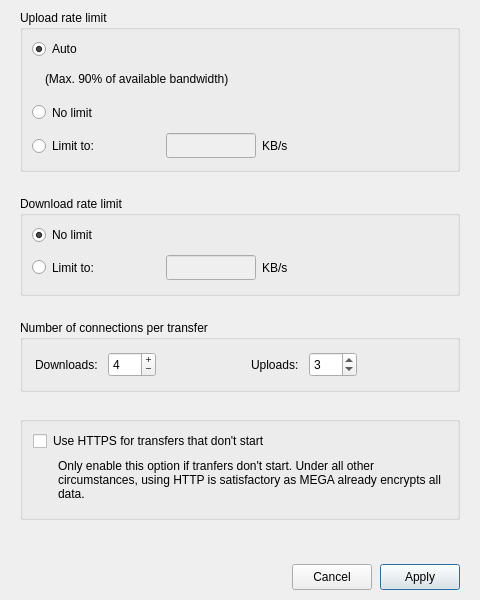
<?xml version="1.0" encoding="UTF-8"?>
<ui version="4.0">
 <class>BandwidthSettings</class>
 <widget class="QDialog" name="BandwidthSettings">
  <property name="windowModality">
   <enum>Qt::NonModal</enum>
  </property>
  <property name="geometry">
   <rect>
    <x>0</x>
    <y>0</y>
    <width>480</width>
    <height>600</height>
   </rect>
  </property>
  <property name="sizePolicy">
   <sizepolicy hsizetype="Preferred" vsizetype="Maximum">
    <horstretch>0</horstretch>
    <verstretch>0</verstretch>
   </sizepolicy>
  </property>
  <property name="minimumSize">
   <size>
    <width>480</width>
    <height>600</height>
   </size>
  </property>
  <property name="maximumSize">
   <size>
    <width>16777215</width>
    <height>16777215</height>
   </size>
  </property>
  <property name="windowTitle">
   <string>Bandwidth</string>
  </property>
  <property name="styleSheet">
   <string notr="true"/>
  </property>
  <layout class="QVBoxLayout" name="verticalLayout_5">
   <property name="spacing">
    <number>0</number>
   </property>
   <property name="leftMargin">
    <number>20</number>
   </property>
   <property name="topMargin">
    <number>10</number>
   </property>
   <property name="rightMargin">
    <number>20</number>
   </property>
   <property name="bottomMargin">
    <number>10</number>
   </property>
   <item>
    <layout class="QVBoxLayout" name="verticalLayout_4">
     <property name="spacing">
      <number>24</number>
     </property>
     <property name="leftMargin">
      <number>0</number>
     </property>
     <property name="topMargin">
      <number>0</number>
     </property>
     <property name="rightMargin">
      <number>0</number>
     </property>
     <property name="bottomMargin">
      <number>0</number>
     </property>
     <item>
      <widget class="QGroupBox" name="gBandwidth">
       <property name="minimumSize">
        <size>
         <width>0</width>
         <height>162</height>
        </size>
       </property>
       <property name="maximumSize">
        <size>
         <width>16777215</width>
         <height>16777215</height>
        </size>
       </property>
       <property name="layoutDirection">
        <enum>Qt::LeftToRight</enum>
       </property>
       <property name="title">
        <string>Upload rate limit</string>
       </property>
       <property name="type" stdset="0">
        <string notr="true">mega</string>
       </property>
       <layout class="QVBoxLayout" name="verticalLayout">
        <item>
         <layout class="QHBoxLayout" name="horizontalLayout_6">
          <item>
           <widget class="QRadioButton" name="rUploadAutoLimit">
            <property name="enabled">
             <bool>true</bool>
            </property>
            <property name="cursor">
             <cursorShape>PointingHandCursor</cursorShape>
            </property>
            <property name="styleSheet">
             <string notr="true"/>
            </property>
            <property name="text">
             <string>Auto</string>
            </property>
            <property name="checked">
             <bool>true</bool>
            </property>
           </widget>
          </item>
          <item>
           <spacer name="horizontalSpacer_10">
            <property name="orientation">
             <enum>Qt::Horizontal</enum>
            </property>
            <property name="sizeHint" stdset="0">
             <size>
              <width>40</width>
              <height>20</height>
             </size>
            </property>
           </spacer>
          </item>
         </layout>
        </item>
        <item>
         <layout class="QHBoxLayout" name="horizontalLayout">
          <item>
           <spacer name="horizontalSpacer">
            <property name="orientation">
             <enum>Qt::Horizontal</enum>
            </property>
            <property name="sizeType">
             <enum>QSizePolicy::Maximum</enum>
            </property>
            <property name="sizeHint" stdset="0">
             <size>
              <width>13</width>
              <height>14</height>
             </size>
            </property>
           </spacer>
          </item>
          <item>
           <widget class="QLabel" name="label">
            <property name="text">
             <string>(Max. 90% of available bandwidth)</string>
            </property>
           </widget>
          </item>
         </layout>
        </item>
        <item>
         <layout class="QHBoxLayout" name="horizontalLayout_7">
          <item>
           <widget class="QRadioButton" name="rUploadNoLimit">
            <property name="enabled">
             <bool>true</bool>
            </property>
            <property name="sizePolicy">
             <sizepolicy hsizetype="Minimum" vsizetype="Preferred">
              <horstretch>0</horstretch>
              <verstretch>0</verstretch>
             </sizepolicy>
            </property>
            <property name="maximumSize">
             <size>
              <width>16777215</width>
              <height>16777215</height>
             </size>
            </property>
            <property name="cursor">
             <cursorShape>PointingHandCursor</cursorShape>
            </property>
            <property name="text">
             <string>No limit</string>
            </property>
            <property name="checked">
             <bool>false</bool>
            </property>
           </widget>
          </item>
          <item>
           <spacer name="horizontalSpacer_11">
            <property name="orientation">
             <enum>Qt::Horizontal</enum>
            </property>
            <property name="sizeHint" stdset="0">
             <size>
              <width>40</width>
              <height>20</height>
             </size>
            </property>
           </spacer>
          </item>
         </layout>
        </item>
        <item>
         <layout class="QHBoxLayout" name="horizontalLayout_2">
          <item>
           <widget class="QRadioButton" name="rUploadLimit">
            <property name="sizePolicy">
             <sizepolicy hsizetype="Minimum" vsizetype="Preferred">
              <horstretch>0</horstretch>
              <verstretch>0</verstretch>
             </sizepolicy>
            </property>
            <property name="minimumSize">
             <size>
              <width>90</width>
              <height>25</height>
             </size>
            </property>
            <property name="maximumSize">
             <size>
              <width>16777215</width>
              <height>16777215</height>
             </size>
            </property>
            <property name="cursor">
             <cursorShape>PointingHandCursor</cursorShape>
            </property>
            <property name="text">
             <string>Limit to:</string>
            </property>
           </widget>
          </item>
          <item>
           <spacer name="horizontalSpacer_7">
            <property name="orientation">
             <enum>Qt::Horizontal</enum>
            </property>
            <property name="sizeHint" stdset="0">
             <size>
              <width>107</width>
              <height>20</height>
             </size>
            </property>
           </spacer>
          </item>
          <item>
           <widget class="QLineEdit" name="eUploadLimit">
            <property name="enabled">
             <bool>false</bool>
            </property>
            <property name="sizePolicy">
             <sizepolicy hsizetype="MinimumExpanding" vsizetype="Preferred">
              <horstretch>0</horstretch>
              <verstretch>0</verstretch>
             </sizepolicy>
            </property>
            <property name="minimumSize">
             <size>
              <width>90</width>
              <height>25</height>
             </size>
            </property>
            <property name="maximumSize">
             <size>
              <width>90</width>
              <height>25</height>
             </size>
            </property>
            <property name="cursor">
             <cursorShape>IBeamCursor</cursorShape>
            </property>
            <property name="layoutDirection">
             <enum>Qt::LeftToRight</enum>
            </property>
            <property name="frame">
             <bool>true</bool>
            </property>
            <property name="alignment">
             <set>Qt::AlignRight|Qt::AlignTrailing|Qt::AlignVCenter</set>
            </property>
            <property name="type" stdset="0">
             <string notr="true">mega</string>
            </property>
           </widget>
          </item>
          <item>
           <widget class="QLabel" name="lUploadLimit">
            <property name="sizePolicy">
             <sizepolicy hsizetype="Minimum" vsizetype="Minimum">
              <horstretch>0</horstretch>
              <verstretch>0</verstretch>
             </sizepolicy>
            </property>
            <property name="minimumSize">
             <size>
              <width>31</width>
              <height>25</height>
             </size>
            </property>
            <property name="text">
             <string>KB/s</string>
            </property>
           </widget>
          </item>
          <item>
           <spacer name="horizontalSpacer_6">
            <property name="orientation">
             <enum>Qt::Horizontal</enum>
            </property>
            <property name="sizeHint" stdset="0">
             <size>
              <width>223</width>
              <height>20</height>
             </size>
            </property>
           </spacer>
          </item>
         </layout>
        </item>
       </layout>
      </widget>
     </item>
     <item>
      <widget class="QGroupBox" name="gDownloadBandwidth">
       <property name="minimumSize">
        <size>
         <width>0</width>
         <height>100</height>
        </size>
       </property>
       <property name="maximumSize">
        <size>
         <width>16777215</width>
         <height>16777215</height>
        </size>
       </property>
       <property name="title">
        <string>Download rate limit</string>
       </property>
       <property name="type" stdset="0">
        <string notr="true">mega</string>
       </property>
       <layout class="QVBoxLayout" name="verticalLayout_2">
        <item>
         <layout class="QHBoxLayout" name="horizontalLayout_8">
          <item>
           <widget class="QRadioButton" name="rDownloadNoLimit">
            <property name="cursor">
             <cursorShape>PointingHandCursor</cursorShape>
            </property>
            <property name="text">
             <string>No limit</string>
            </property>
            <property name="checked">
             <bool>true</bool>
            </property>
           </widget>
          </item>
          <item>
           <spacer name="horizontalSpacer_12">
            <property name="orientation">
             <enum>Qt::Horizontal</enum>
            </property>
            <property name="sizeHint" stdset="0">
             <size>
              <width>40</width>
              <height>20</height>
             </size>
            </property>
           </spacer>
          </item>
         </layout>
        </item>
        <item>
         <layout class="QHBoxLayout" name="horizontalLayout_5">
          <item>
           <widget class="QRadioButton" name="rDownloadLimit">
            <property name="sizePolicy">
             <sizepolicy hsizetype="Minimum" vsizetype="Preferred">
              <horstretch>0</horstretch>
              <verstretch>0</verstretch>
             </sizepolicy>
            </property>
            <property name="minimumSize">
             <size>
              <width>90</width>
              <height>25</height>
             </size>
            </property>
            <property name="cursor">
             <cursorShape>PointingHandCursor</cursorShape>
            </property>
            <property name="text">
             <string>Limit to:</string>
            </property>
           </widget>
          </item>
          <item>
           <spacer name="horizontalSpacer_8">
            <property name="orientation">
             <enum>Qt::Horizontal</enum>
            </property>
            <property name="sizeHint" stdset="0">
             <size>
              <width>107</width>
              <height>20</height>
             </size>
            </property>
           </spacer>
          </item>
          <item>
           <widget class="QLineEdit" name="eDownloadLimit">
            <property name="enabled">
             <bool>false</bool>
            </property>
            <property name="sizePolicy">
             <sizepolicy hsizetype="MinimumExpanding" vsizetype="Preferred">
              <horstretch>0</horstretch>
              <verstretch>0</verstretch>
             </sizepolicy>
            </property>
            <property name="minimumSize">
             <size>
              <width>90</width>
              <height>25</height>
             </size>
            </property>
            <property name="maximumSize">
             <size>
              <width>90</width>
              <height>25</height>
             </size>
            </property>
            <property name="layoutDirection">
             <enum>Qt::LeftToRight</enum>
            </property>
            <property name="frame">
             <bool>true</bool>
            </property>
            <property name="alignment">
             <set>Qt::AlignRight|Qt::AlignTrailing|Qt::AlignVCenter</set>
            </property>
            <property name="type" stdset="0">
             <string notr="true">mega</string>
            </property>
           </widget>
          </item>
          <item>
           <widget class="QLabel" name="lDownloadLimit">
            <property name="sizePolicy">
             <sizepolicy hsizetype="Minimum" vsizetype="Minimum">
              <horstretch>0</horstretch>
              <verstretch>0</verstretch>
             </sizepolicy>
            </property>
            <property name="minimumSize">
             <size>
              <width>31</width>
              <height>25</height>
             </size>
            </property>
            <property name="text">
             <string>KB/s</string>
            </property>
           </widget>
          </item>
          <item>
           <spacer name="horizontalSpacer_4">
            <property name="orientation">
             <enum>Qt::Horizontal</enum>
            </property>
            <property name="sizeHint" stdset="0">
             <size>
              <width>223</width>
              <height>20</height>
             </size>
            </property>
           </spacer>
          </item>
         </layout>
        </item>
       </layout>
      </widget>
     </item>
     <item>
      <widget class="QGroupBox" name="wTransferConnections">
       <property name="minimumSize">
        <size>
         <width>0</width>
         <height>50</height>
        </size>
       </property>
       <property name="maximumSize">
        <size>
         <width>16777215</width>
         <height>16777215</height>
        </size>
       </property>
       <property name="title">
        <string>Number of connections per transfer</string>
       </property>
       <property name="type" stdset="0">
        <string notr="true">mega</string>
       </property>
       <layout class="QHBoxLayout" name="horizontalLayout_3" stretch="0,1,0,1">
        <property name="spacing">
         <number>6</number>
        </property>
        <property name="leftMargin">
         <number>12</number>
        </property>
        <property name="topMargin">
         <number>12</number>
        </property>
        <property name="rightMargin">
         <number>12</number>
        </property>
        <property name="bottomMargin">
         <number>12</number>
        </property>
        <item>
         <layout class="QHBoxLayout" name="dlLayout">
          <property name="spacing">
           <number>10</number>
          </property>
          <item>
           <widget class="QLabel" name="lDownloadConnections">
            <property name="text">
             <string>Downloads:</string>
            </property>
           </widget>
          </item>
          <item>
           <widget class="QSpinBox" name="eMaxDownloadConnections">
            <property name="sizePolicy">
             <sizepolicy hsizetype="Preferred" vsizetype="Preferred">
              <horstretch>0</horstretch>
              <verstretch>0</verstretch>
             </sizepolicy>
            </property>
            <property name="minimumSize">
             <size>
              <width>48</width>
              <height>25</height>
             </size>
            </property>
            <property name="maximumSize">
             <size>
              <width>48</width>
              <height>25</height>
             </size>
            </property>
            <property name="cursor">
             <cursorShape>PointingHandCursor</cursorShape>
            </property>
            <property name="alignment">
             <set>Qt::AlignLeading|Qt::AlignLeft|Qt::AlignVCenter</set>
            </property>
            <property name="buttonSymbols">
             <enum>QAbstractSpinBox::PlusMinus</enum>
            </property>
            <property name="minimum">
             <number>1</number>
            </property>
            <property name="maximum">
             <number>6</number>
            </property>
            <property name="value">
             <number>4</number>
            </property>
           </widget>
          </item>
         </layout>
        </item>
        <item>
         <spacer name="horizontalSpacer_3">
          <property name="orientation">
           <enum>Qt::Horizontal</enum>
          </property>
          <property name="sizeHint" stdset="0">
           <size>
            <width>159</width>
            <height>20</height>
           </size>
          </property>
         </spacer>
        </item>
        <item>
         <layout class="QHBoxLayout" name="ulLayout">
          <property name="spacing">
           <number>10</number>
          </property>
          <item>
           <widget class="QLabel" name="lUploadConnections">
            <property name="text">
             <string>Uploads:</string>
            </property>
           </widget>
          </item>
          <item>
           <widget class="QSpinBox" name="eMaxUploadConnections">
            <property name="sizePolicy">
             <sizepolicy hsizetype="Minimum" vsizetype="Preferred">
              <horstretch>0</horstretch>
              <verstretch>0</verstretch>
             </sizepolicy>
            </property>
            <property name="minimumSize">
             <size>
              <width>48</width>
              <height>25</height>
             </size>
            </property>
            <property name="maximumSize">
             <size>
              <width>48</width>
              <height>25</height>
             </size>
            </property>
            <property name="cursor">
             <cursorShape>PointingHandCursor</cursorShape>
            </property>
            <property name="frame">
             <bool>true</bool>
            </property>
            <property name="alignment">
             <set>Qt::AlignLeading|Qt::AlignLeft|Qt::AlignVCenter</set>
            </property>
            <property name="buttonSymbols">
             <enum>QAbstractSpinBox::UpDownArrows</enum>
            </property>
            <property name="correctionMode">
             <enum>QAbstractSpinBox::CorrectToPreviousValue</enum>
            </property>
            <property name="keyboardTracking">
             <bool>true</bool>
            </property>
            <property name="showGroupSeparator" stdset="0">
             <bool>false</bool>
            </property>
            <property name="minimum">
             <number>1</number>
            </property>
            <property name="maximum">
             <number>6</number>
            </property>
            <property name="value">
             <number>3</number>
            </property>
           </widget>
          </item>
         </layout>
        </item>
        <item>
         <spacer name="horizontalSpacer_9">
          <property name="orientation">
           <enum>Qt::Horizontal</enum>
          </property>
          <property name="sizeHint" stdset="0">
           <size>
            <width>40</width>
            <height>20</height>
           </size>
          </property>
         </spacer>
        </item>
       </layout>
      </widget>
     </item>
     <item>
      <widget class="QGroupBox" name="gUseHttps">
       <property name="minimumSize">
        <size>
         <width>0</width>
         <height>104</height>
        </size>
       </property>
       <property name="styleSheet">
        <string notr="true">margin-top: 0px;</string>
       </property>
       <property name="type" stdset="0">
        <string notr="true">mega</string>
       </property>
       <layout class="QVBoxLayout" name="verticalLayout_3">
        <property name="spacing">
         <number>6</number>
        </property>
        <property name="leftMargin">
         <number>12</number>
        </property>
        <property name="topMargin">
         <number>12</number>
        </property>
        <property name="rightMargin">
         <number>12</number>
        </property>
        <property name="bottomMargin">
         <number>12</number>
        </property>
        <item>
         <widget class="QCheckBox" name="cbUseHttps">
          <property name="enabled">
           <bool>true</bool>
          </property>
          <property name="maximumSize">
           <size>
            <width>16777215</width>
            <height>16</height>
           </size>
          </property>
          <property name="cursor">
           <cursorShape>PointingHandCursor</cursorShape>
          </property>
          <property name="text">
           <string>Use HTTPS for transfers that don't start</string>
          </property>
          <property name="type" stdset="0">
           <string notr="true">mega</string>
          </property>
         </widget>
        </item>
        <item>
         <layout class="QHBoxLayout" name="horizontalLayout_4">
          <property name="spacing">
           <number>0</number>
          </property>
          <item>
           <spacer name="horizontalSpacer_5">
            <property name="orientation">
             <enum>Qt::Horizontal</enum>
            </property>
            <property name="sizeType">
             <enum>QSizePolicy::Maximum</enum>
            </property>
            <property name="sizeHint" stdset="0">
             <size>
              <width>25</width>
              <height>2</height>
             </size>
            </property>
           </spacer>
          </item>
          <item>
           <widget class="QLabel" name="lUseHttps">
            <property name="sizePolicy">
             <sizepolicy hsizetype="Preferred" vsizetype="Fixed">
              <horstretch>0</horstretch>
              <verstretch>0</verstretch>
             </sizepolicy>
            </property>
            <property name="text">
             <string>Only enable this option if tranfers don't start. Under all other circumstances, using HTTP is satisfactory as MEGA already encrypts all data.</string>
            </property>
            <property name="wordWrap">
             <bool>true</bool>
            </property>
           </widget>
          </item>
         </layout>
        </item>
       </layout>
      </widget>
     </item>
    </layout>
   </item>
   <item>
    <spacer name="verticalSpacer">
     <property name="orientation">
      <enum>Qt::Vertical</enum>
     </property>
     <property name="sizeHint" stdset="0">
      <size>
       <width>20</width>
       <height>0</height>
      </size>
     </property>
    </spacer>
   </item>
   <item>
    <widget class="QWidget" name="buttonBox" native="true">
     <property name="sizePolicy">
      <sizepolicy hsizetype="Preferred" vsizetype="Maximum">
       <horstretch>0</horstretch>
       <verstretch>0</verstretch>
      </sizepolicy>
     </property>
     <layout class="QHBoxLayout" name="buttonBoxLayout">
      <property name="spacing">
       <number>8</number>
      </property>
      <property name="leftMargin">
       <number>0</number>
      </property>
      <property name="topMargin">
       <number>0</number>
      </property>
      <property name="rightMargin">
       <number>0</number>
      </property>
      <property name="bottomMargin">
       <number>0</number>
      </property>
      <item>
       <spacer name="horizontalSpacer_2">
        <property name="orientation">
         <enum>Qt::Horizontal</enum>
        </property>
        <property name="sizeHint" stdset="0">
         <size>
          <width>40</width>
          <height>20</height>
         </size>
        </property>
       </spacer>
      </item>
      <item>
       <widget class="QPushButton" name="bCancel">
        <property name="minimumSize">
         <size>
          <width>0</width>
          <height>26</height>
         </size>
        </property>
        <property name="maximumSize">
         <size>
          <width>16777215</width>
          <height>26</height>
         </size>
        </property>
        <property name="cursor">
         <cursorShape>PointingHandCursor</cursorShape>
        </property>
        <property name="text">
         <string>Cancel</string>
        </property>
        <property name="type" stdset="0">
         <string notr="true">outline</string>
        </property>
        <property name="dimension" stdset="0">
         <string notr="true">small</string>
        </property>
       </widget>
      </item>
      <item>
       <widget class="QPushButton" name="bUpdate">
        <property name="minimumSize">
         <size>
          <width>0</width>
          <height>26</height>
         </size>
        </property>
        <property name="maximumSize">
         <size>
          <width>16777215</width>
          <height>26</height>
         </size>
        </property>
        <property name="cursor">
         <cursorShape>PointingHandCursor</cursorShape>
        </property>
        <property name="text">
         <string>Apply</string>
        </property>
        <property name="default">
         <bool>true</bool>
        </property>
        <property name="type" stdset="0">
         <string notr="true">primary</string>
        </property>
        <property name="dimension" stdset="0">
         <string notr="true">small</string>
        </property>
       </widget>
      </item>
     </layout>
    </widget>
   </item>
  </layout>
 </widget>
 <tabstops>
  <tabstop>rUploadAutoLimit</tabstop>
  <tabstop>rUploadNoLimit</tabstop>
  <tabstop>rDownloadNoLimit</tabstop>
  <tabstop>rDownloadLimit</tabstop>
  <tabstop>eDownloadLimit</tabstop>
  <tabstop>lDownloadLimit</tabstop>
  <tabstop>eMaxDownloadConnections</tabstop>
  <tabstop>eMaxUploadConnections</tabstop>
  <tabstop>cbUseHttps</tabstop>
  <tabstop>bCancel</tabstop>
  <tabstop>bUpdate</tabstop>
 </tabstops>
 <resources/>
 <connections/>
</ui>
